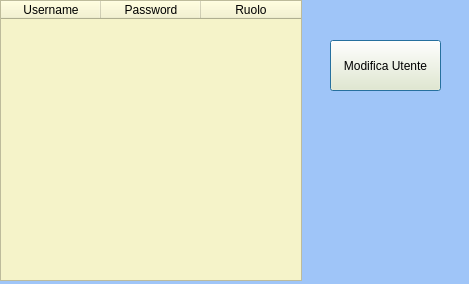
<?xml version="1.0" encoding="UTF-8"?>
<ui version="4.0">
 <class>Dialog</class>
 <widget class="QDialog" name="Dialog">
  <property name="geometry">
   <rect>
    <x>0</x>
    <y>0</y>
    <width>469</width>
    <height>284</height>
   </rect>
  </property>
  <property name="windowTitle">
   <string>Gestione Utenti</string>
  </property>
  <property name="styleSheet">
   <string notr="true">background-color: rgb(159, 197, 248)</string>
  </property>
  <widget class="QTableWidget" name="twUtenti">
   <property name="geometry">
    <rect>
     <x>0</x>
     <y>0</y>
     <width>302</width>
     <height>281</height>
    </rect>
   </property>
   <property name="styleSheet">
    <string notr="true">background-color: rgb(245, 243, 201)</string>
   </property>
   <column>
    <property name="text">
     <string>Username</string>
    </property>
   </column>
   <column>
    <property name="text">
     <string>Password</string>
    </property>
   </column>
   <column>
    <property name="text">
     <string>Ruolo</string>
    </property>
   </column>
  </widget>
  <widget class="QPushButton" name="btModificaUtente">
   <property name="geometry">
    <rect>
     <x>330</x>
     <y>40</y>
     <width>111</width>
     <height>51</height>
    </rect>
   </property>
   <property name="styleSheet">
    <string notr="true">background-color: rgb(245, 243, 201);</string>
   </property>
   <property name="text">
    <string>Modifica Utente</string>
   </property>
  </widget>
 </widget>
 <resources/>
 <connections/>
</ui>
